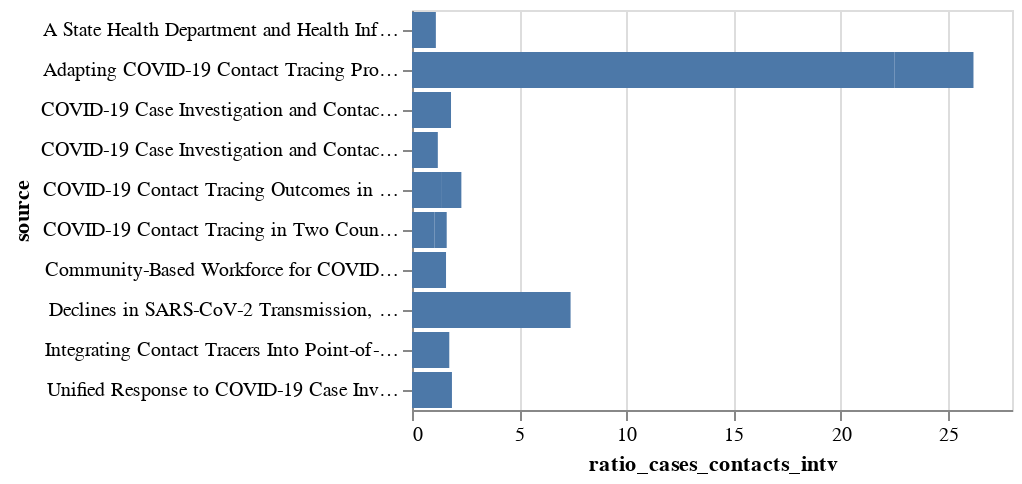

The notebook cell saved with this chart:
### Code cell
alt.Chart(df).mark_bar().encode(
    alt.X("ratio_cases_contacts_intv:Q"),
    alt.Y("source:N")
)
